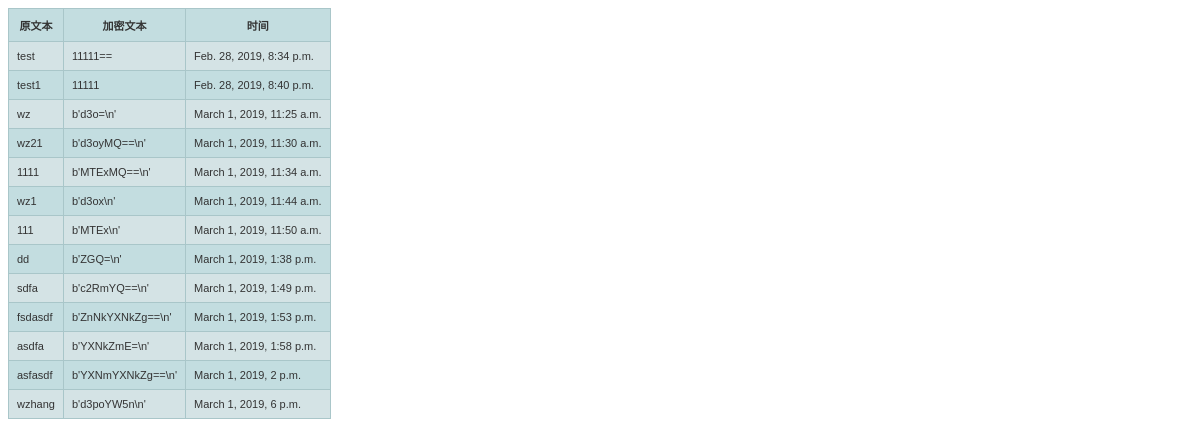
Page /md5/ on the earlier database version.
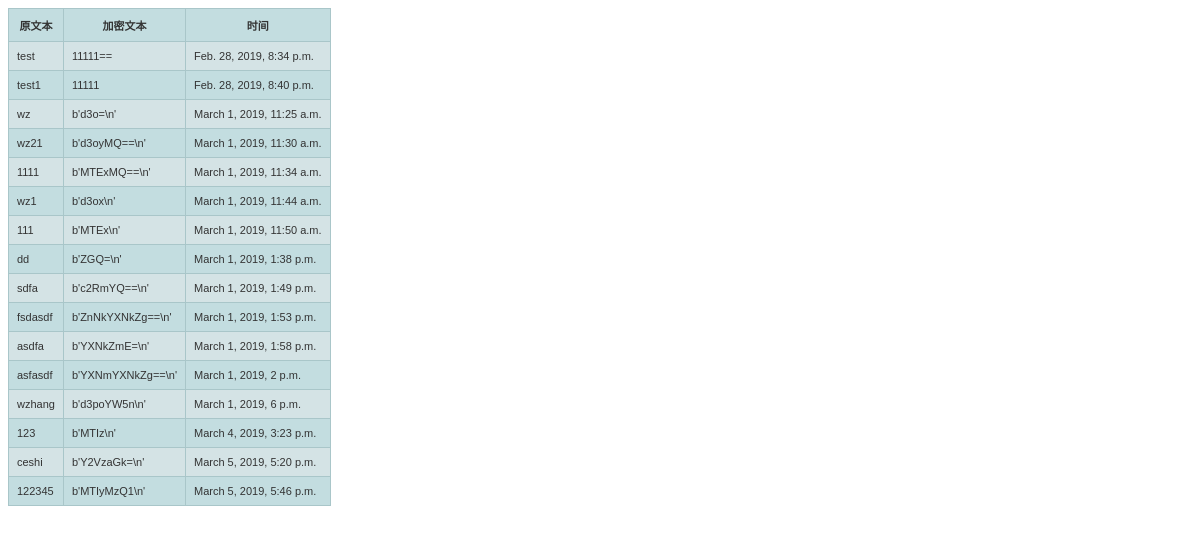
Same page on the later database version.
### md5/models.py (models this page shows, shortened)
class EncryptedRecord(models.Model):
    encry_date = models.DateTimeField('date encrypted')
    encry_text = models.CharField(max_length=1000, default='')
    text = models.CharField(max_length=1000, default='')

### md5/views.py (the view)
# urls.py: path('', views.IndexView.as_view(), name='index'),
class IndexView(generic.ListView):
    template_name = 'md5/index.html'
    context_object_name = 'latest_encrypt_list'
    def get_queryset(self):
        a = EncryptedRecord.objects.all()[:]
        return a

### md5/templates/md5/index.html (shortened to what this page needs)
{% if latest_encrypt_list %}
    <table class="altrowstable" id="alternatecolor">
        <tr>
            <th>原文本</th>
            <th>加密文本</th>
            <th>时间</th>
        </tr>
    {% for ecnrypt in latest_encrypt_list %}
        <tr>
            <td>{{ecnrypt.text}}</td>
            <td>{{ecnrypt.encry_text}}</td>
            <td>{{ecnrypt.encry_date}}</td>
        </tr>
    {% endfor %}
    </table>
{% else %}
    <p>No md5 are available.</p>
{% endif %}

### md5/templates/md5/index.html (style rules this page uses)
table.altrowstable { font-family: verdana,arial,sans-serif; font-size:11px; color:#333333; border-width: 1px; border-color: #a9c6c9; border-collapse: collapse; }
table.altrowstable th { border-width: 1px; padding: 8px; border-style: solid; border-color: #a9c6c9; }
table.altrowstable td { border-width: 1px; padding: 8px; border-style: solid; border-color: #a9c6c9; }
.oddrowcolor { background-color:#d4e3e5; }
.evenrowcolor { background-color:#c3dde0; }

Differences in the rows shown:
added EncryptedRecord: text "123", encry_text "b'MTIz\\n'", encry_date "March 4, 2019, 3:23 p.m."
added EncryptedRecord: text "ceshi", encry_text "b'Y2VzaGk=\\n'", encry_date "March 5, 2019, 5:20 p.m."
added EncryptedRecord: text "122345", encry_text "b'MTIyMzQ1\\n'", encry_date "March 5, 2019, 5:46 p.m."
